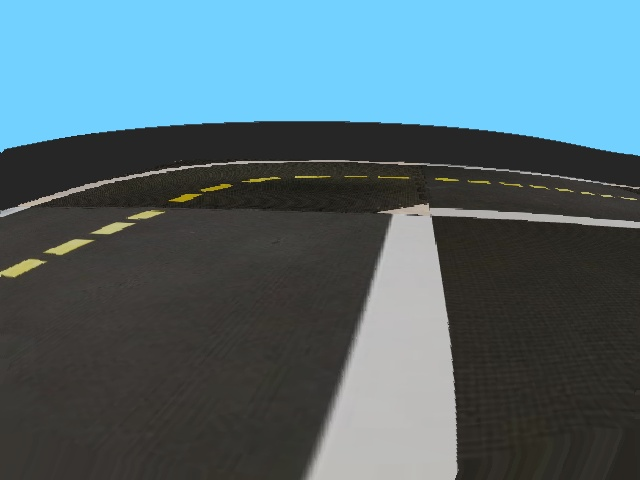
#> input picture visual_lane_servoing/solution/t2.jpeg, 640 x 480 px
$ jupyter execute --allow-errors visual_servoing_activity.ipynb   (shell and % lines are left out)   (older library calls are emulated)
#> lines starting #> are read from the running program, lines starting #| are printed output that depends on the picture; after the words box and inside, x2 and y2 are one past the last pixel; in counts of white or black regions, pixels touching at a corner belong together
<p style="text-align: right">

</p>

# 💻🚙 05 - Visual control

<figure>
  <div style="text-align:center;">

  <figcaption>The view from a Duckiebot when centered in its lane.</figcaption>
  </div>
</figure>

Now, we will combine the image processing tools that we have explored with the earlier exercise on image-based reactive control to design a policy for lane-following. Consider above image taken from the Duckiebot's camera when the Duckiebot was roughly centered in its lane. Our goal is to design a control policy that uses only images streamed from the Duckiebot's camera to keep it in the lane as it drives forward at a fixed velocity.

Rather than design a controller that reasons over the raw image, we will process the image to enhance aspects of the image that are helpful for lane-following. In particular, the dashed-yellow and solid-white lane markings provide valuable cues that we can use to guide the robot on order to stay in its lane.

Assume that the Duckiebot starts out in the center of its lane, facing in the direction of travel. Assume also that the Duckiebot is traveling forward at a nominal speed. We can imagine using the location of the dashed-yellow and solid-white lane markings in the image to vary the rotational velocities of the left and right wheels in order to stay in the lane. For example, if the dashed-yellow lane markings appear in the left- and right-halves of the image, we might command a negative rotational velocity (i.e., counter-clockwise) as a correction.

Of course, this requires that we can detect the dashed-yellow and solid-white lane markings and estimate their orientations. Thus, we want to apply a filter that makes the lane markings "pop out" in the image, while supressing as much of distracting content of the image. As we discussed in lecture, lane markings are brightly colored against a dark background (the road).

We can identify the location of lane markings in the image by applying finite-difference filters $h_x$ and $h_y$ (e.g., using the Sobel operator) to estimate the horizontal and vertical intensity gradients

$$ \nabla I[u,v] =
\begin{bmatrix}
G_x[u,v]\\
G_y[u,v]
\end{bmatrix}
$$

where

$$
\begin{align}
G_x = h_x * I\\
G_y = h_y * I
\end{align}
$$

We can then look for regions of the image where the magnitude of the intensity gradient is large as a measure of the strength of each edge.

$$
\lvert \nabla I[u,v] \rvert = \sqrt{\left(G_x[u,v]\right)^2 + \left(G_y[u,v]\right)^2}
$$

Assuming that these edges correspond to the lane boundaries, the direction of the gradients can then be used to estimate the desired orientations.

$$
\theta[u,v] = \textrm{atan2}\left(G_y[u,v], G_x[u,v]\right)
$$

In this exercise, we will develop this idea by investigating different ways of processing the images to tease out information about the robot's pose relative to the lane. We will use these results to implement a reactive image-space controller that we will validate on a simulated and/or real DuckieBot.

[cell 1]
## Run this cell to import relevant modules
%pylab inline

from matplotlib import pyplot as plt
import numpy as np
import cv2

Let's load the image as well as the homography for the corresponding camera into Python.

[cell 2]
# Load in the image and generate hsv and grayscale versions
imgbgr = cv2.imread('../images/visual_control/pic1_rect.png')
imgbgr = cv2.imread('../t2.jpeg')
#> imgbgr is the input picture: shape (480, 640, 3); mean B, G, R 115.8, 106.4, 81.8

# OpenCV uses BGR by default, whereas matplotlib uses RGB, so we generate an RGB version for the sake of visualization
imgrgb = cv2.cvtColor(imgbgr, cv2.COLOR_BGR2RGB)

# Convert the image to HSV for any color-based filtering
imghsv = cv2.cvtColor(imgbgr, cv2.COLOR_BGR2HSV)
#> imghsv: shape (480, 640, 3); mean H, S, V 43.8, 59.3, 120.4

# Most of our operations will be performed on the grayscale version
img = cv2.cvtColor(imgbgr, cv2.COLOR_BGR2GRAY)
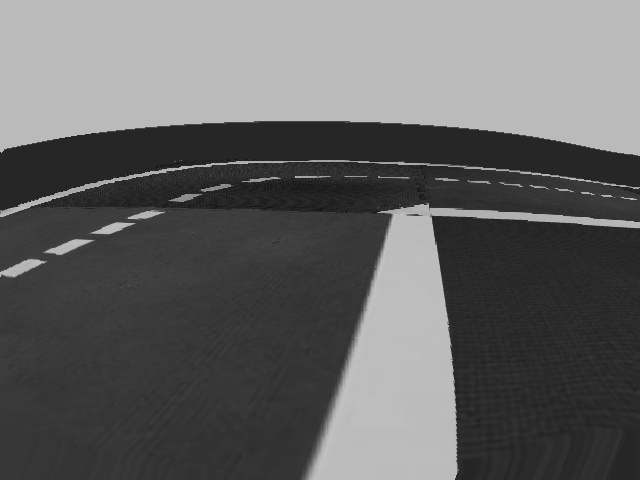
#> img: shape (480, 640); min 9, max 196, mean 100.2

# The image-to-ground homography associated with this image (Jacopo's)
H = np.array([-4.137917960301845e-05, -0.00011445854191468058, -0.1595567007347241,
              0.0008382870319844166, -4.141689222457687e-05, -0.2518201638170328,
              -0.00023561657746150284, -0.005370140574116084, 0.9999999999999999])

H = np.reshape(H,(3, 3))
Hinv = np.linalg.inv(H)

## Finding the Horizon

In Duckietown, the ground is planar and in other self-driving and robotics domains, it is often assumed that the ground is locally planar. We can exploit this as we search for lane markings by not searching above the horizon. In the world frame relative to which we estimated the homography (i.e., a reference frame with the origin centered between the drive wheels with the positive $x$-axis pointing forward and the positive $y$-axis to the left), the horizon corresponds to large $x$-coordinates. In Duckietown, we are only interested in the road a few meters in front of the Duckiebot.

**Note**: You do not need to include this in the implementation of the functions that will be run in simulation and on the physical Duckiebot. For this activity, the robot will automatically crop out the horizon.

[cell 3]
def proj(xy, Hinv):
    _pt = Hinv.dot(xy) # project xy0 onto image
    _pt = _pt / _pt[2] # projective ... normalized by z coordiate
    print(_pt)

for xx,yy in zip([0.1,1,5,1000],[0,0,0,0]):
    xy = (xx,yy,1)
    proj(xy, Hinv) # Note: x is forward, y is lateral from lane

[cell 4]
# TODO: Use the homography (technically Hinv) to mask out the horizon
# When generating masks that will be used with OpenCV try and
# instantiate them with dtype=np.uint8
mask_ground = np.zeros(img.shape, dtype=np.uint8) # TODO: CHANGE ME
mask_ground[172:628, 0:640] = 1
# Idea:
# pick some points in Z=0, with random (x,y) and find the range?


# mask_ground = np.zeros(img.shape, dtype=np.uint8) # TODO: CHANGE ME

fig = plt.figure(figsize = (30,20))
ax1 = fig.add_subplot(1,4,1)
ax1.imshow(img*mask_ground,cmap = 'gray')
ax1.set_title('Horizon Mask'), ax1.set_xticks([]), ax1.set_yticks([]);
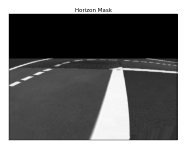
#> figure drawn by matplotlib, 1 panel

## Detecting Lane Markings using Sobel Edge Detection

Now, let's apply the Sobel operator to the image to identify image gradients.

[cell 5]
# Convolve the image with the Sobel operator (filter) to compute the numerical derivatives in the x and y directions
sobelx = cv2.Sobel(img,cv2.CV_64F,1,0)
sobely = cv2.Sobel(img,cv2.CV_64F,0,1)

# Compute the magnitude of the gradients
Gmag = np.sqrt(sobelx*sobelx + sobely*sobely)

# Compute the orientation of the gradients
Gdir = cv2.phase(np.array(sobelx, np.float32), np.array(sobely, dtype=np.float32), angleInDegrees=True)
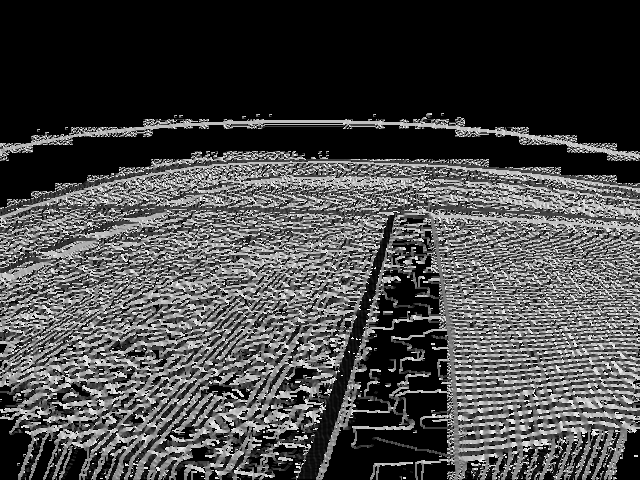
#> Gdir: shape (480, 640) float32; min 0, max 359.6, mean 100.4; drawn with min black and max white

fig = plt.figure(figsize = (30,20))
ax1 = fig.add_subplot(1,4,1)
ax1.imshow(img,cmap = 'gray')
ax1.set_title('Original'), ax1.set_xticks([]), ax1.set_yticks([])
ax2 = fig.add_subplot(1,4,2)
ax2.imshow(sobelx,cmap = 'gray')
ax2.set_title('Sobel X'), ax2.set_xticks([]), ax2.set_yticks([])
ax3 = fig.add_subplot(1,4,3)
ax3.imshow(sobely,cmap = 'gray')
ax3.set_title('Sobel Y'), ax3.set_xticks([]), ax3.set_yticks([]);
ax4 = fig.add_subplot(1,4,4)
ax4.imshow(np.uint8(Gmag))
ax4.set_title('Gradient Magnitude'), ax4.set_xticks([]), ax4.set_yticks([]);

Filtering the image has enhanced the location of the lane markings, but has also emphasized other locations where there are rapid changes in intensity. These include the duckies, buildings in Duckietown, the road surface, and elements in the background (e.g., the lights in the upper-right corner of the image). Note that we are using a non-grayscale colormap for the gradient magnitudes in order to more clearly convey locations that are enhanced by the Sobel operator.

We can reduce the occurrence of some of these features by first blurring the filter using a Gaussian kernel.

## Gaussian Blurring

The Sobel operator picks up on noise in the image as well as texture in the scene that we don't particularly care about. We can blur the image with a Gaussian kernel to reduce these spurious detections.

### Example: Gaussian Blurring

Using your experience from the previous exercise, identify a setting for the standard deviation of the Gaussian kernel that removes noise and local texture (e.g., that of the road surface), without sacrificing too much valid content (namely, the edges associated with lane markings)

[cell 6]
# TODO: Identify a setting for the standard deviation that removes noise while not eliminating too much valid content.
sigma = 3 # CHANGE ME

# Smooth the image using a Gaussian kernel
img_gaussian_filter = cv2.GaussianBlur(img,(0,0), sigma)
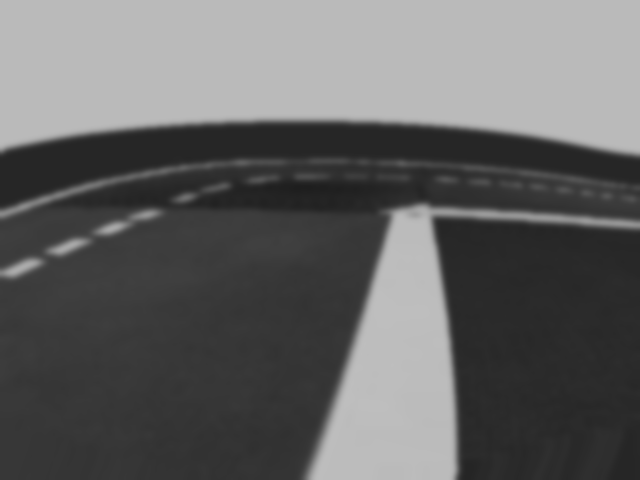
#> img_gaussian_filter: shape (480, 640); min 30, max 191, mean 100.2
print(img.shape)
#| (480, 640)
# Visualize the filtered image alongside the original image.
fig = plt.figure(figsize = (20,20))
ax1 = fig.add_subplot(1,2,1)
ax1.imshow(img,cmap = 'gray')
ax1.set_title('Original'), ax1.set_xticks([]), ax1.set_yticks([])
ax2 = fig.add_subplot(1,2,2)
ax2.imshow(img_gaussian_filter,cmap = 'gray')
ax2.set_title('Gaussian Filter (Sigma = ' + str(sigma) +')'), ax2.set_xticks([]), ax2.set_yticks([]);

Now, let's look at the gradients of the blurred image. For this exercise, experiment with different settings for the standard deviation above and see how they affect the image gradients. In particular, compare the gradients for two extremes of the standard deviation (e.g., $\sigma=1$ and $\sigma=10$).

[cell 7]
# Convolve the image with the Sobel operator (filter) to compute the numerical derivatives in the x and y directions
sobelx = cv2.Sobel(img_gaussian_filter,cv2.CV_64F,1,0)
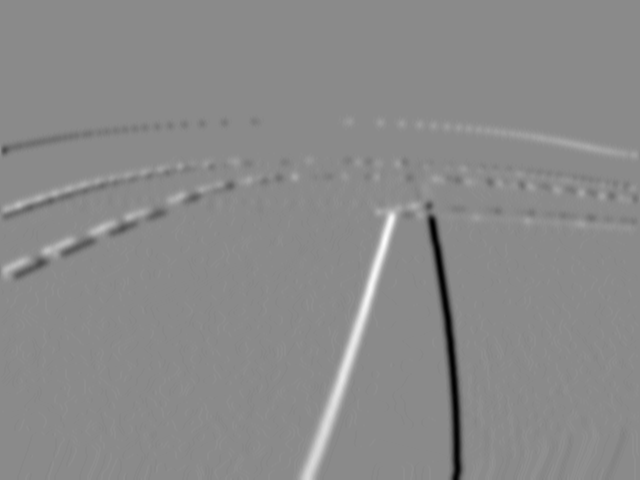
#> sobelx: shape (480, 640) float64; min -152, max 127, mean -0.1; drawn with min black and max white
sobely = cv2.Sobel(img_gaussian_filter,cv2.CV_64F,0,1)
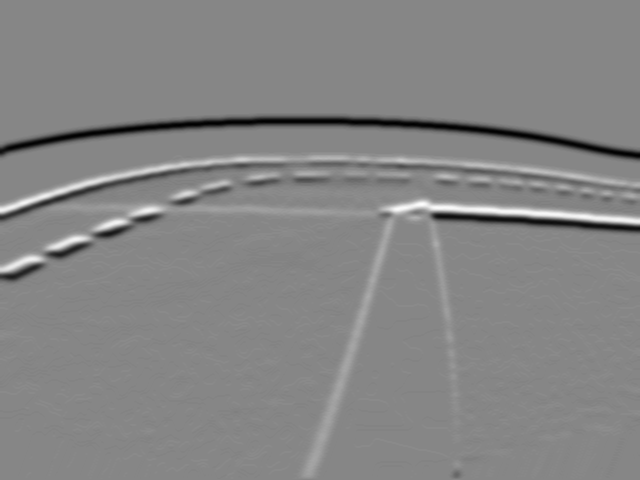
#> sobely: shape (480, 640) float64; min -154, max 137, mean -1.8; drawn with min black and max white

print(sobelx.shape)
#| (480, 640)
# Compute the magnitude of the gradients
Gmag = np.sqrt(sobelx*sobelx + sobely*sobely)
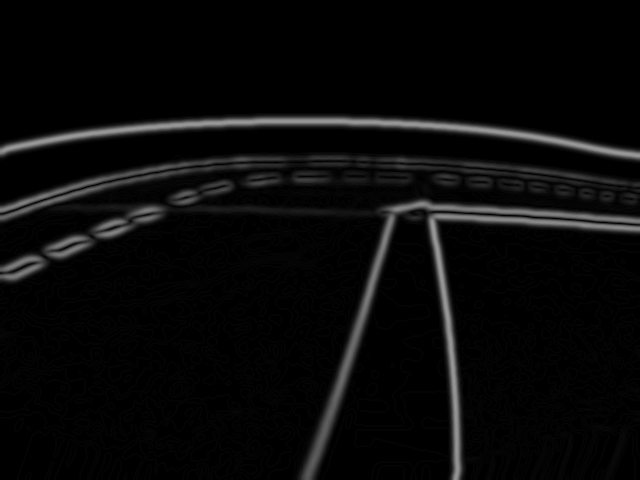
#> Gmag: shape (480, 640) float64; min 0, max 155.3, mean 9.4

# Compute the orientation of the gradients
Gdir = cv2.phase(np.array(sobelx, np.float32), np.array(sobely, dtype=np.float32), angleInDegrees=True)
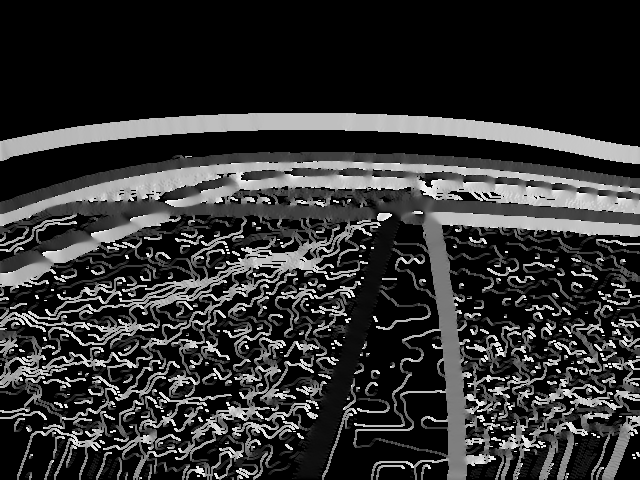
#> Gdir: shape (480, 640) float32; min 0, max 359.1, mean 70.2; drawn with min black and max white

fig = plt.figure(figsize = (30,20))
ax1 = fig.add_subplot(1,4,1)
ax1.imshow(img_gaussian_filter,cmap = 'gray')
ax1.set_title('Gaussian Blur'), ax1.set_xticks([]), ax1.set_yticks([])
ax2 = fig.add_subplot(1,4,2)
ax2.imshow(sobelx,cmap = 'gray')
ax2.set_title('Sobel X'), ax2.set_xticks([]), ax2.set_yticks([])
ax3 = fig.add_subplot(1,4,3)
ax3.imshow(sobely,cmap = 'gray')
ax3.set_title('Sobel Y'), ax3.set_xticks([]), ax3.set_yticks([]);
ax4 = fig.add_subplot(1,4,4)
ax4.imshow(np.uint8(Gmag))
ax4.set_title('Gradient Magnitude'), ax4.set_xticks([]), ax4.set_yticks([]);
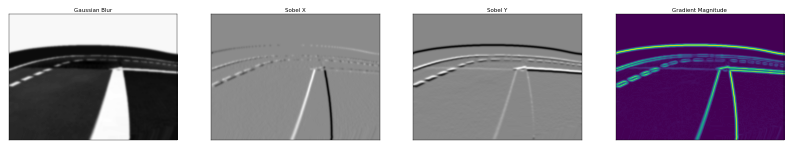
#> figure drawn by matplotlib, 4 panels

## A Varient of Non-maximal Supression

With a suitable choice for the standard deviation, we have smoothed out some of the noise and texture in the image (e.g., the road), reducing the number of candidate edges while preserving most of the edges that corresopnd to lane markings.

Under the assumption that the edges associated with lane markings are stronger than most of of the edges in the image (in terms of the magnitude of the gradients), we can further eliminate distractors by only keeping edges whose gradient magnitude is greater than a threshold.

### Example: A form of non-maximal supression

In this exercise, we will take a look at the histogram over gradient magnitudes to better understand the distribution of gradient magnitudes. Based on the histogram, we can choose a magnitude threshold that we will use to filter out weaker edges.

[cell 8]
# Visualize the histogram over gradient magnitudes
fig = plt.figure(figsize = (5,5))
ax1 = fig.add_subplot(1,1,1)
ax1.hist((Gmag*mask_ground).flatten(), bins=50)
ax1.set_title('Gradient Histogram');
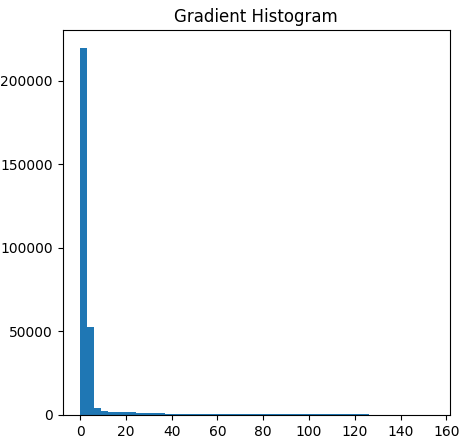
#> figure drawn by matplotlib, 1 panel; tallest bar 219547 high, from x = 2.22e-16 to 3.08

[cell 9]
# TODO: Use the histogram above to choose the minimum threshold on the gradient magnitude.
#       Edges whos gradient magnitude is below this threshold will be filtered out.
threshold = np.random.rand(1,1) # CHANGE ME
# print(threshold)
threshold = [[95]]


mask_mag = (Gmag > threshold)
#> mask_mag: shape (480, 640) bool; 3.2% white; 17 white regions (3 under 20 px), largest, box (x1, y1, x2, y2) and area: (0, 118, 640, 158) 3862, (429, 214, 640, 480) 2549, (390, 202, 640, 223) 1093
#> (the rest of the program and of its run is left out)
